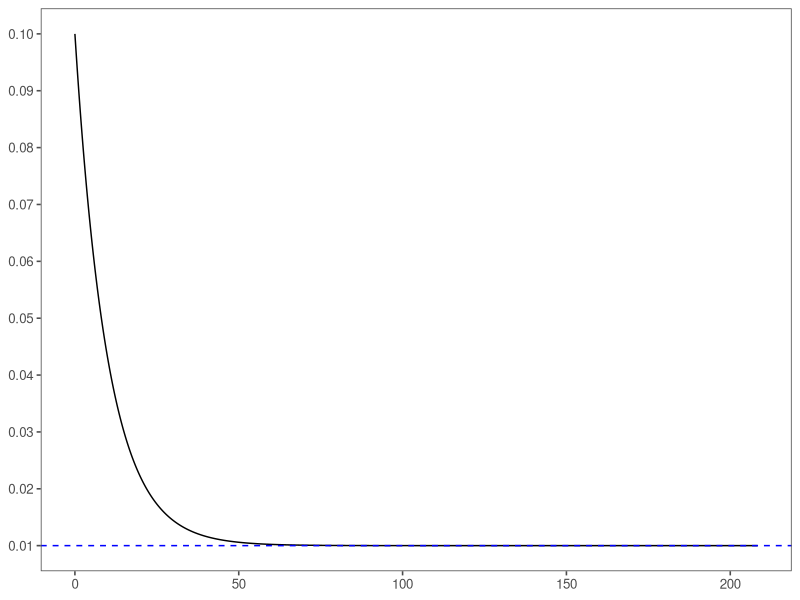
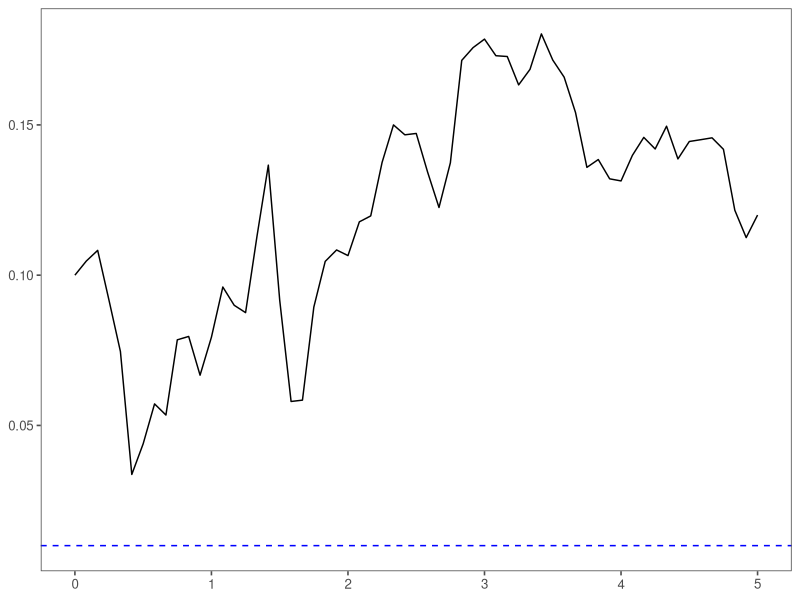
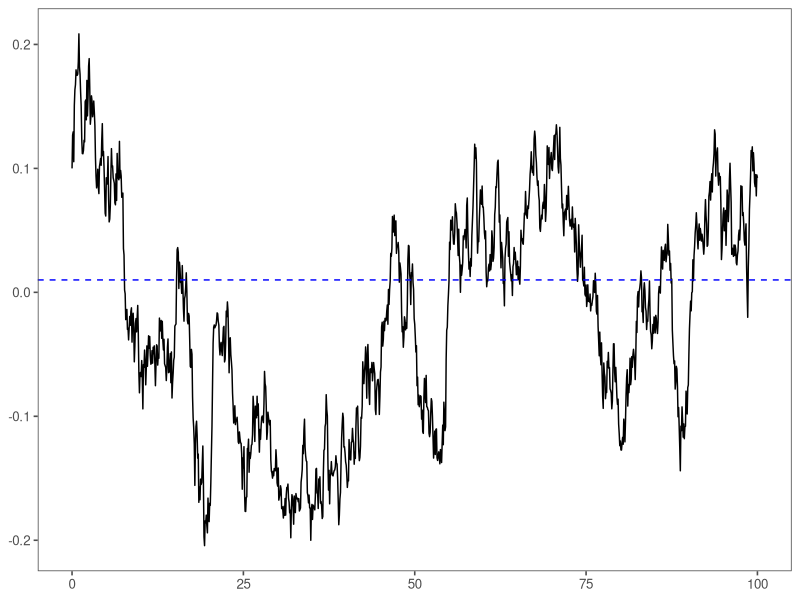
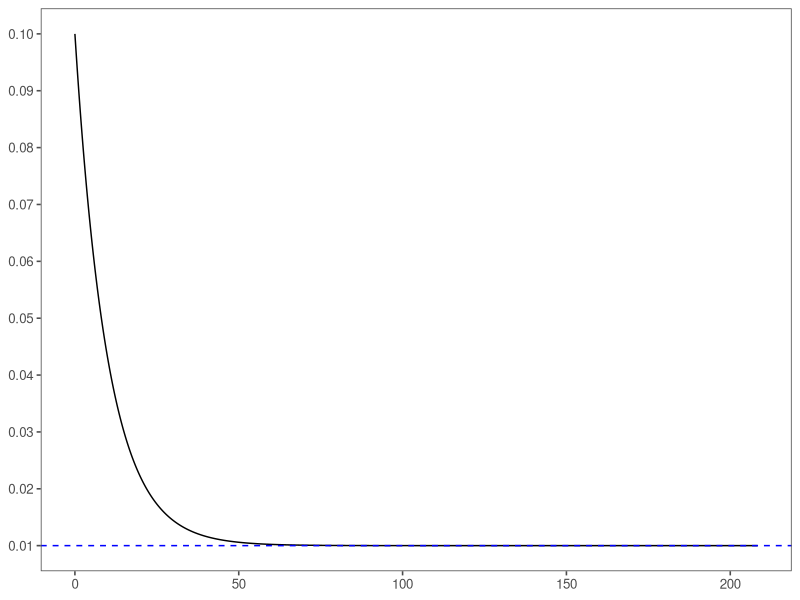
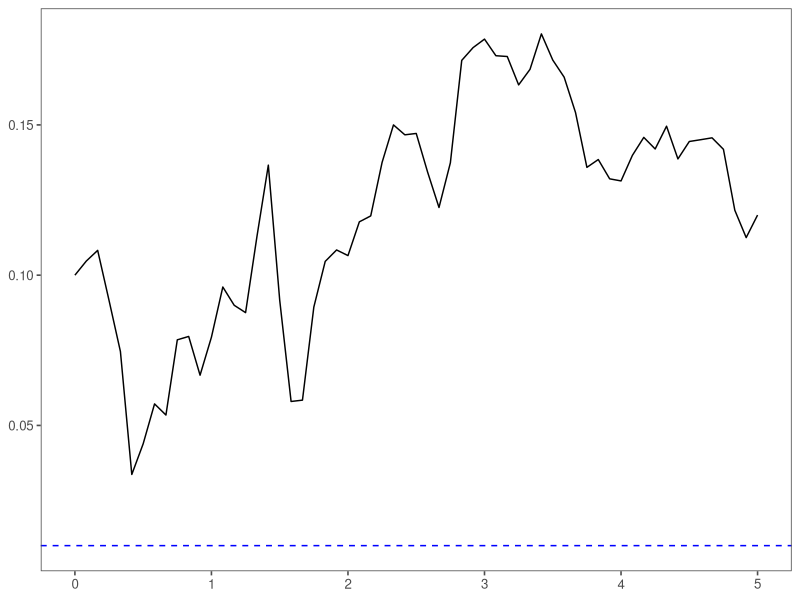
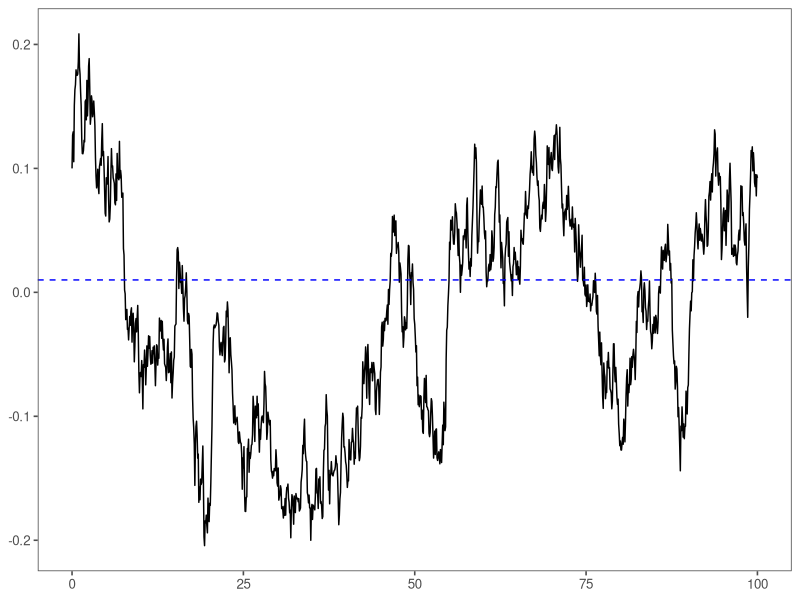

The R script that drew these images, in order:
library(tidyverse)
library(ggthemes)

#' b.
#' Set-up parameters
dt <- 1/12
k <- 0.1
xbar <- 0.01
x0 <- 0.1

#' Define Markov chain
calculate_xforward <- function(x) {
  dx <- k * (xbar - x) * dt
  xforward <- x + dx
  
  xforward
} 

#' Simulation
simulate_xvec <- function(x0, n) {
  x_vec <- vector(length = n + 1)
  x_vec[1] <- x0
  
  for (i in 1:n) {
    xforward <- calculate_xforward(x_vec[i])
    
    x_vec[i + 1] <- xforward
  }

  x_vec
}

x_vec <- simulate_xvec(x0, 2500)

tibble(t = dt*(1:length(x_vec) - 1),
       x_vec) %>%
  ggplot(aes(x = t, y = x_vec)) +
  geom_line() +
  geom_hline(yintercept = xbar, color = "blue", linetype = "dashed") +
  
  scale_x_continuous(name = NULL) +
  scale_y_continuous(name = NULL, breaks = seq(from = 0.01, to = 0.1, by = 0.01)) +
  theme_few(base_size = 12, base_family = "sans")

ggsave("Q6_b.pdf", path = "HW/output/figure/HW1/")

#' d.
#' Set-up random seed and parameters
set.seed(2020)

dt <- 1/12
k <- 0.1
xbar <- 0.01
x0 <- 0.1
sigma <- 0.05

#' Define Markov chain
calculate_xforward <- function(x, e) {
  dx <- k * (xbar - x) * dt + sigma * (dt)^(1/2) * e
  xforward <- x + dx
  
  xforward
} 


simulate_xvec <- function(x0, n) {
  x_vec <- vector(length = n + 1)
  x_vec[1] <- x0
  
  e_vec <- rnorm(n, mean = 0, sd = 1)
  
  for (i in 1:n) {
    xforward <- calculate_xforward(x_vec[i], e_vec[i])
    
    x_vec[i + 1] <- xforward
  }
  
  x_vec
}

#' i.
x_vec <- simulate_xvec(x0, 5/dt)

tibble(t = dt*(1:length(x_vec) - 1),
       x_vec) %>%
  ggplot(aes(x = t, y = x_vec)) +
  geom_line() +
  geom_hline(yintercept = xbar, color = "blue", linetype = "dashed") +
  
  scale_x_continuous(name = NULL) +
  scale_y_continuous(name = NULL) +
  theme_few(base_size = 12, base_family = "sans")

ggsave("Q6_d_i.pdf", path = "HW/output/figure/HW1/")

# ii.
x_vec <- simulate_xvec(x0, 100/dt)

tibble(t = dt*(1:length(x_vec) - 1),
       x_vec) %>%
  ggplot(aes(x = t, y = x_vec)) +
  geom_line() +
  geom_hline(yintercept = xbar, color = "blue", linetype = "dashed") +
  
  scale_x_continuous(name = NULL) +
  scale_y_continuous(name = NULL) +
  theme_few(base_size = 12, base_family = "sans")

ggsave("Q6_d_ii.pdf", path = "HW/output/figure/HW1/")

